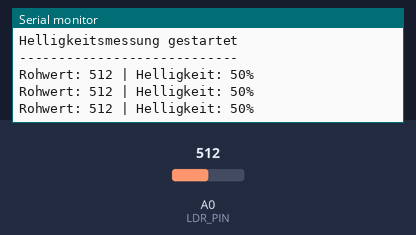
A sketch run on a simulated Arduino Uno, built with avr-gcc and run on an emulated ATmega328P. Parts: the last lines printed to the serial monitor. Inputs (shaded band) come from the test bench; at power-on: A0 (LDR_PIN) = 512.

Above: at 1.3 s.
1.4 s: A0 (LDR_PIN) set to 716
At 1.9 s:
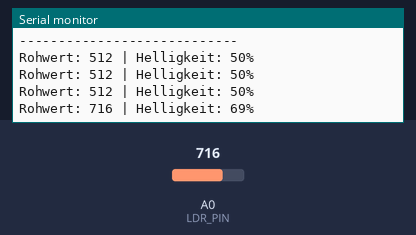
2.9 s: A0 (LDR_PIN) set to 900
At 3.4 s:
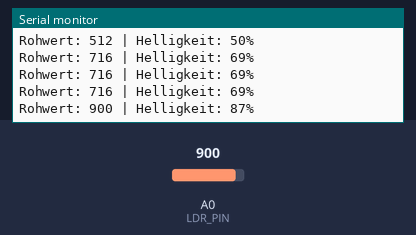
Timing chart, 0 to 5.9 s (numbered marks = the images above; inputs shaded):
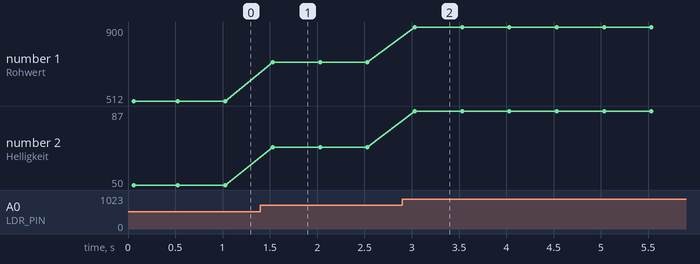

The sketch:

ldr_serial.ino
```cpp
/*
 * Projekt 23: Helligkeitssensor auf Serial Monitor
 * LDR-Werte werden kontinuierlich ausgegeben.
 *
 * Schaltung:
 * - LDR + 10kΩ als Spannungsteiler an A0
 */

const int LDR_PIN = A0;

void setup() {
  Serial.begin(9600);
  Serial.println("Helligkeitsmessung gestartet");
  Serial.println("----------------------------");
}

void loop() {
  int wert = analogRead(LDR_PIN);
  int prozent = map(wert, 0, 1023, 0, 100);

  Serial.print("Rohwert: ");
  Serial.print(wert);
  Serial.print(" | Helligkeit: ");
  Serial.print(prozent);
  Serial.println("%");

  delay(500);
}
```

Measured:
- after the input at 1.4 s, the serial monitor: prints a new line after 0.13 s (image 1)
- after the input at 2.9 s, the serial monitor: prints a new line after 0.13 s (image 2)
- plotted number 1: 512 → 716 after the input at 1.4 s, 716 → 900 after the input at 2.9 s
- plotted number 2: 50 → 69 after the input at 1.4 s, 69 → 87 after the input at 2.9 s
